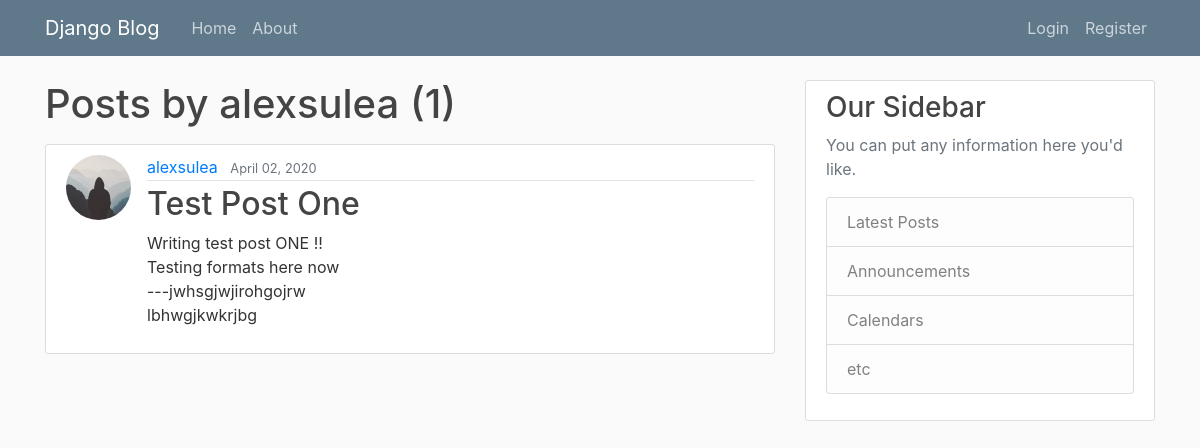
/user/alexsulea, run on an earlier commit of the app's database.
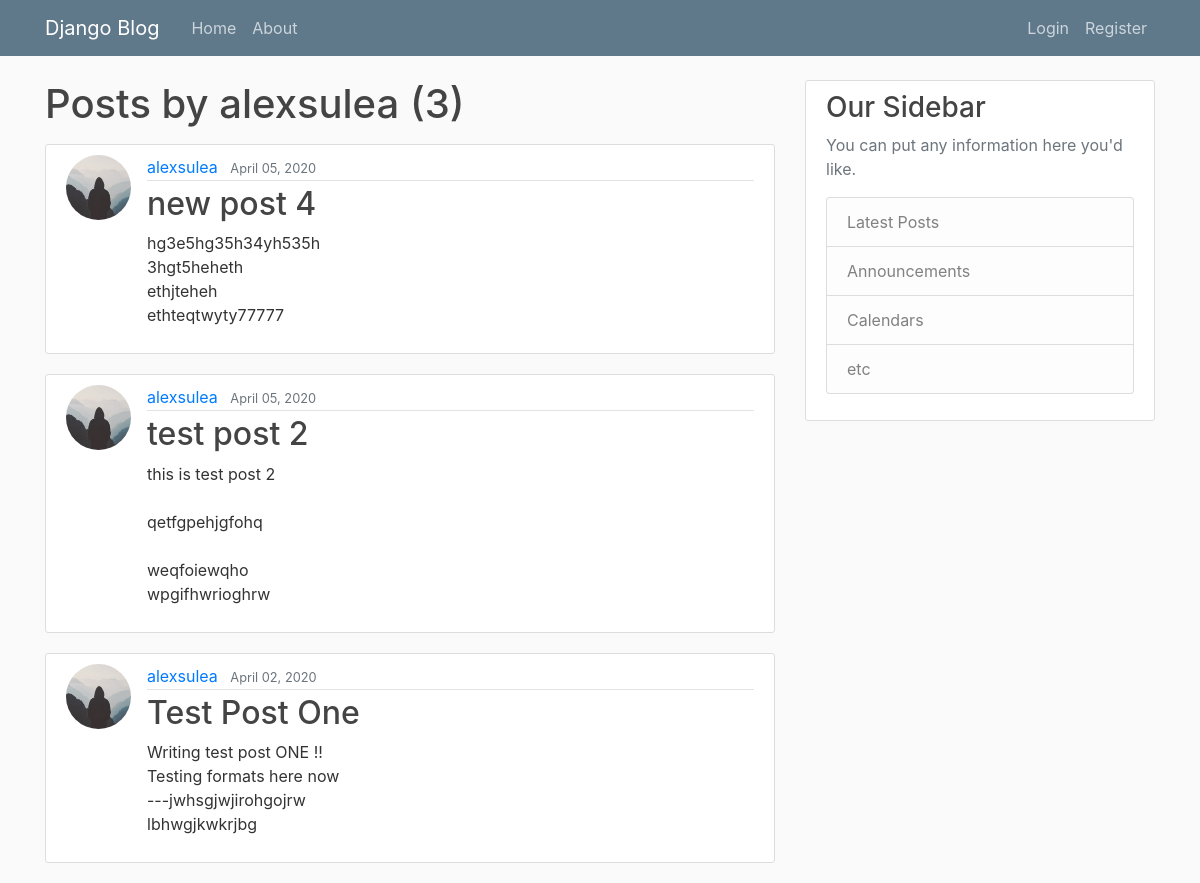
And on a later commit of the database.
### blog/models.py (models this page shows, shortened)
class Post(models.Model):
    title = models.CharField(max_length=100)
    content = models.TextField()
    date_posted = models.DateTimeField(default=timezone.now)
    author = models.ForeignKey(User, on_delete=models.CASCADE)

### users/models.py (models this page shows, shortened)
class Profile(models.Model):
    user = models.OneToOneField(User, on_delete=models.CASCADE)
    image = models.ImageField(default='default.jpg', upload_to='profile_pics')

### blog/views.py (the view)
# urls.py: path('user/<str:username>', UserPostListView.as_view(), name='user-posts'),
class UserPostListView(ListView):
    model = Post
    template_name = 'blog/user_posts.html'  # <app>/<model>_<viewtype>.html
    context_object_name = 'posts'
    paginate_by = 5
    def get_queryset(self):
        user = get_object_or_404(User, username=self.kwargs.get('username'))
        return Post.objects.filter(author=user).order_by('-date_posted')

### blog/templates/blog/user_posts.html (shortened to what this page needs)
{% extends "blog/base.html" %}
{% block content %}
    <h1 class="mb-3">Posts by {{ view.kwargs.username }} ({{ page_obj.paginator.count }})</h1>
    {% for post in posts %}
        <article class="media content-section">
          <img class="rounded-circle article-img" src="{{ post.author.profile.image.url }}">
          <div class="media-body">
            <div class="article-metadata">
              <a class="mr-2" href="{% url 'user-posts' post.author.username %}">{{ post.author }}</a>
              <small class="text-muted">{{ post.date_posted|date:"F d, Y" }}</small>
            </div>
            <h2><a class="article-title" href="{% url 'post-detail' post.id %}">{{ post.title }}</a></h2>
            <p class="article-content">{{ post.content }}</p>
          </div>
        </article>
    {% endfor %}
{% endblock content %}

What changed in the data, as far as the page shows it:
added Post: author.profile.image (placeholder picture), author "alexsulea", date_posted "April 05, 2020", title "new post 4", content "hg3e5hg35h34yh535h 3hgt5heheth ethjteheh ethteqtwyty77777"
added Post: author.profile.image (placeholder picture), author "alexsulea", date_posted "April 05, 2020", title "test post 2", content "this is test post 2 qetfgpehjgfohq weqfoiewqho wpgifhwrioghrw"
Also different on the page:
{{ page_obj.paginator.count }}: "1" → "3"
